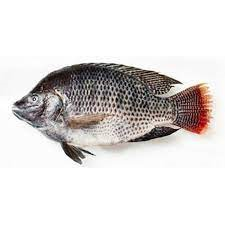
#> input picture assets/Picture81.jpg, 225 x 225 px
$ python resize_img.py
#> lines starting #> are read from the running program, lines starting #| are printed output that depends on the picture
import cv2

img = cv2.imread("assets/Picture81.jpg", 0)
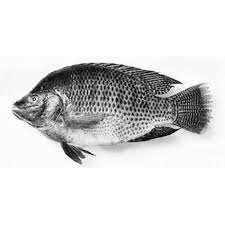
#> img: shape (225, 225); min 0, max 255, mean 218.7
img = cv2.resize(img, (300, 300))  # this is if you want to do by pixels
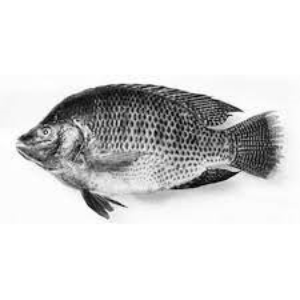
#> img: shape (300, 300); min 2, max 255, mean 218.6
img = cv2.resize(img, (0, 0), fx=5, fy=2.5)  # if you want 1/3 image somewhat like that
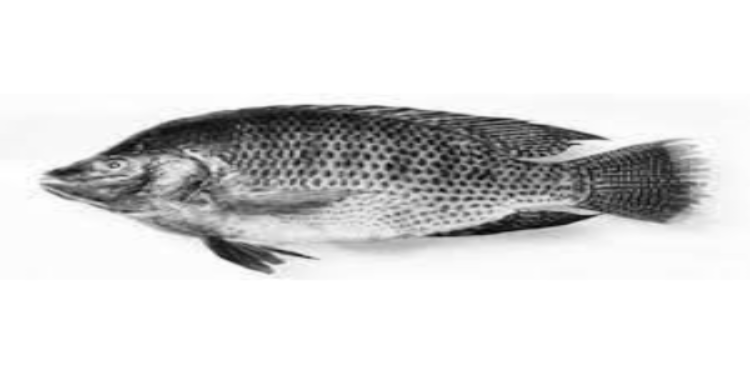
#> img: shape (750, 1500) (shown at 1/2 size); min 4, max 255, mean 218.6

cv2.imshow("Fish Image", img)
cv2.waitKey(0)  # will wait infinitly until you press any key on window
cv2.destroyAllWindows()

$ run again, with assets/Picture83.jpg copied over assets/Picture81.jpg
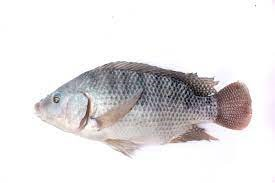
#> input picture assets/Picture83.jpg, 275 x 183 px
#> `img = cv2.resize(img, (300, 300))`:
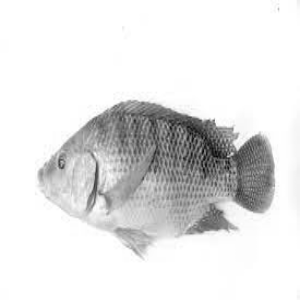
#> img: shape (300, 300); min 4, max 255, mean 226.9
#> `img = cv2.resize(img, (0, 0), fx=5, fy=2.5)`:
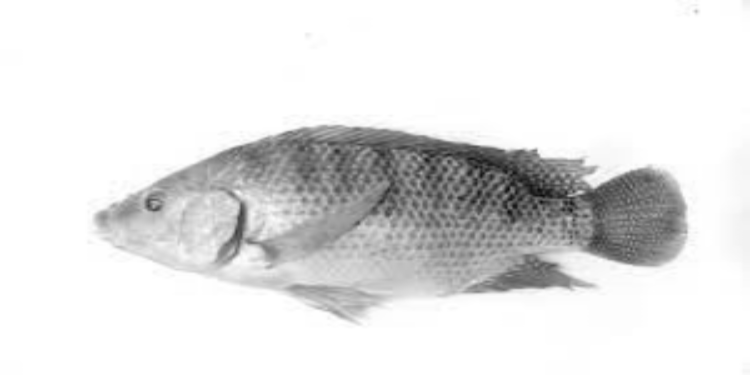
#> img: shape (750, 1500) (shown at 1/2 size); min 8, max 255, mean 226.9

$ run again, with assets/Picture88.jpg copied over assets/Picture81.jpg
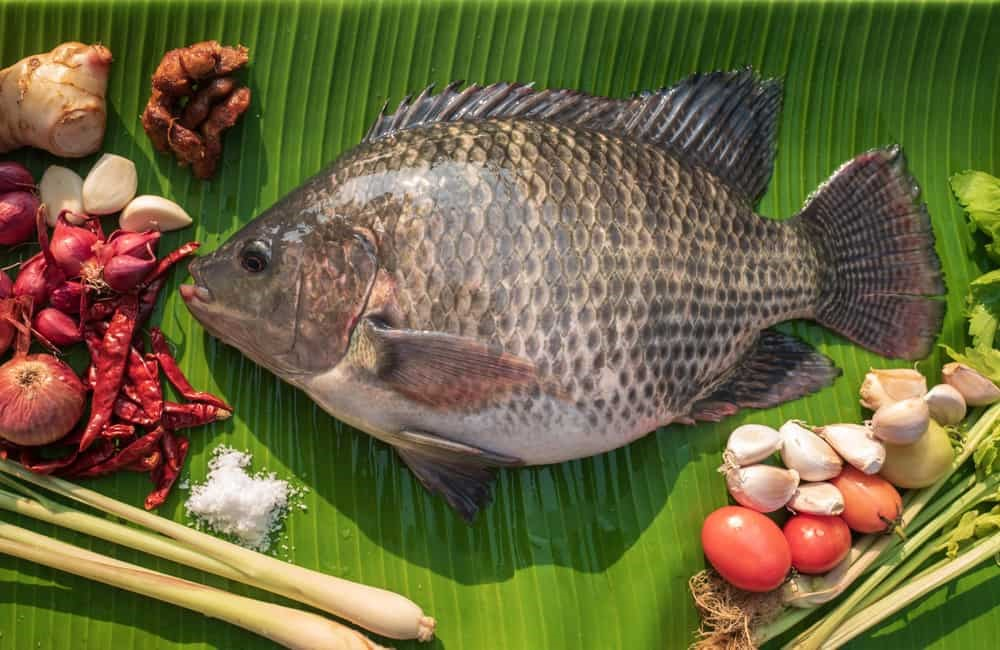
#> input picture assets/Picture88.jpg, 1000 x 650 px
#> `img = cv2.resize(img, (300, 300))`:
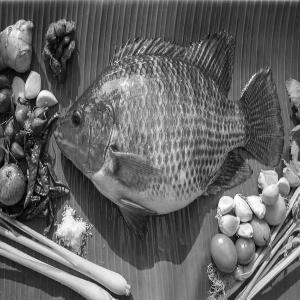
#> img: shape (300, 300); min 1, max 255, mean 100.3
#> `img = cv2.resize(img, (0, 0), fx=5, fy=2.5)`:
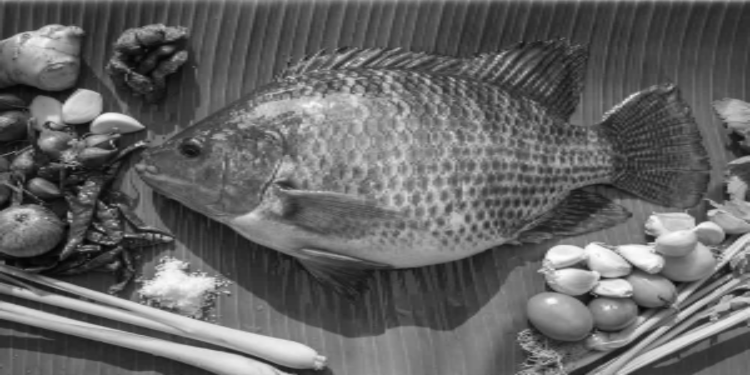
#> img: shape (750, 1500) (shown at 1/2 size); min 1, max 255, mean 100.2
